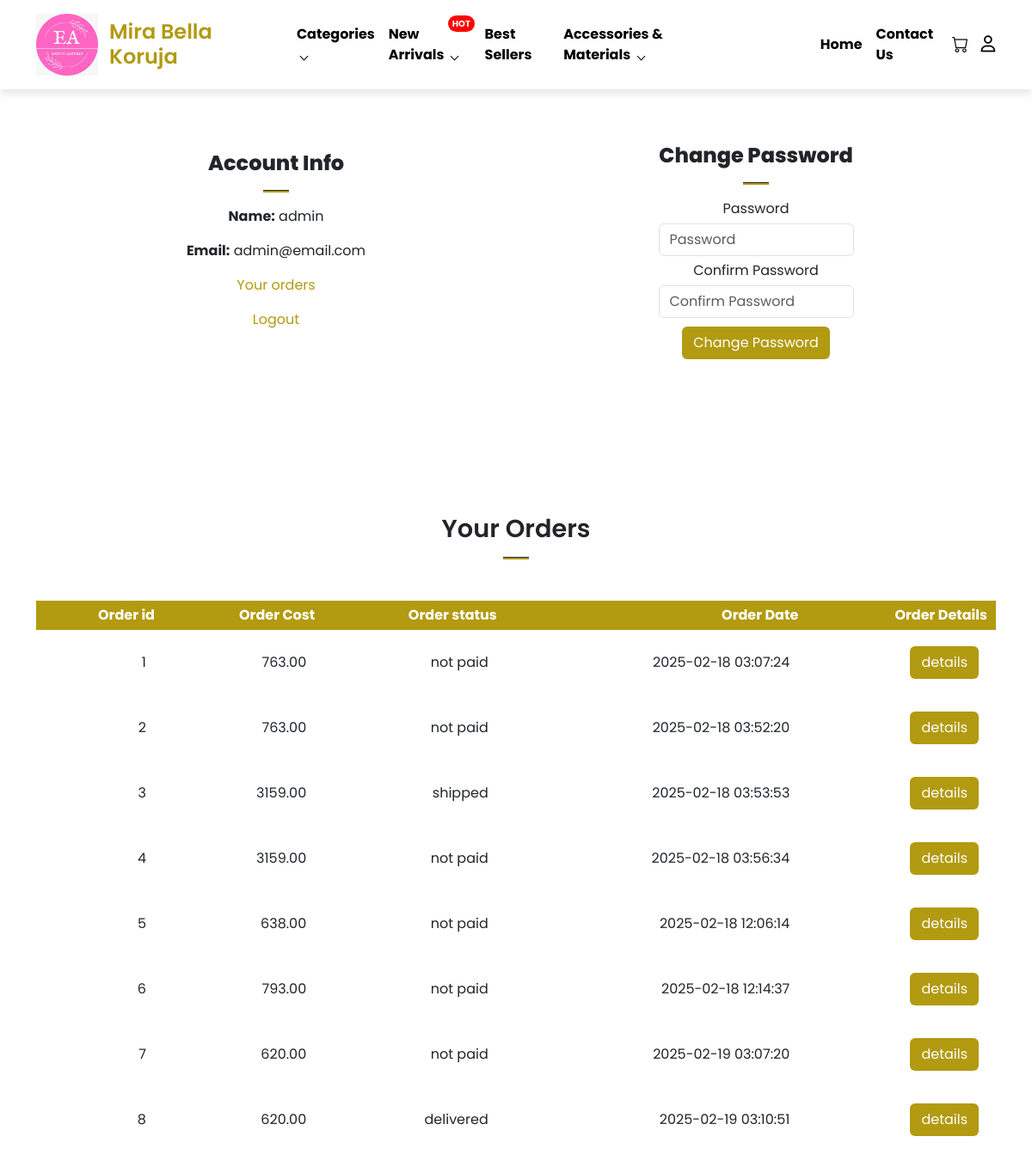
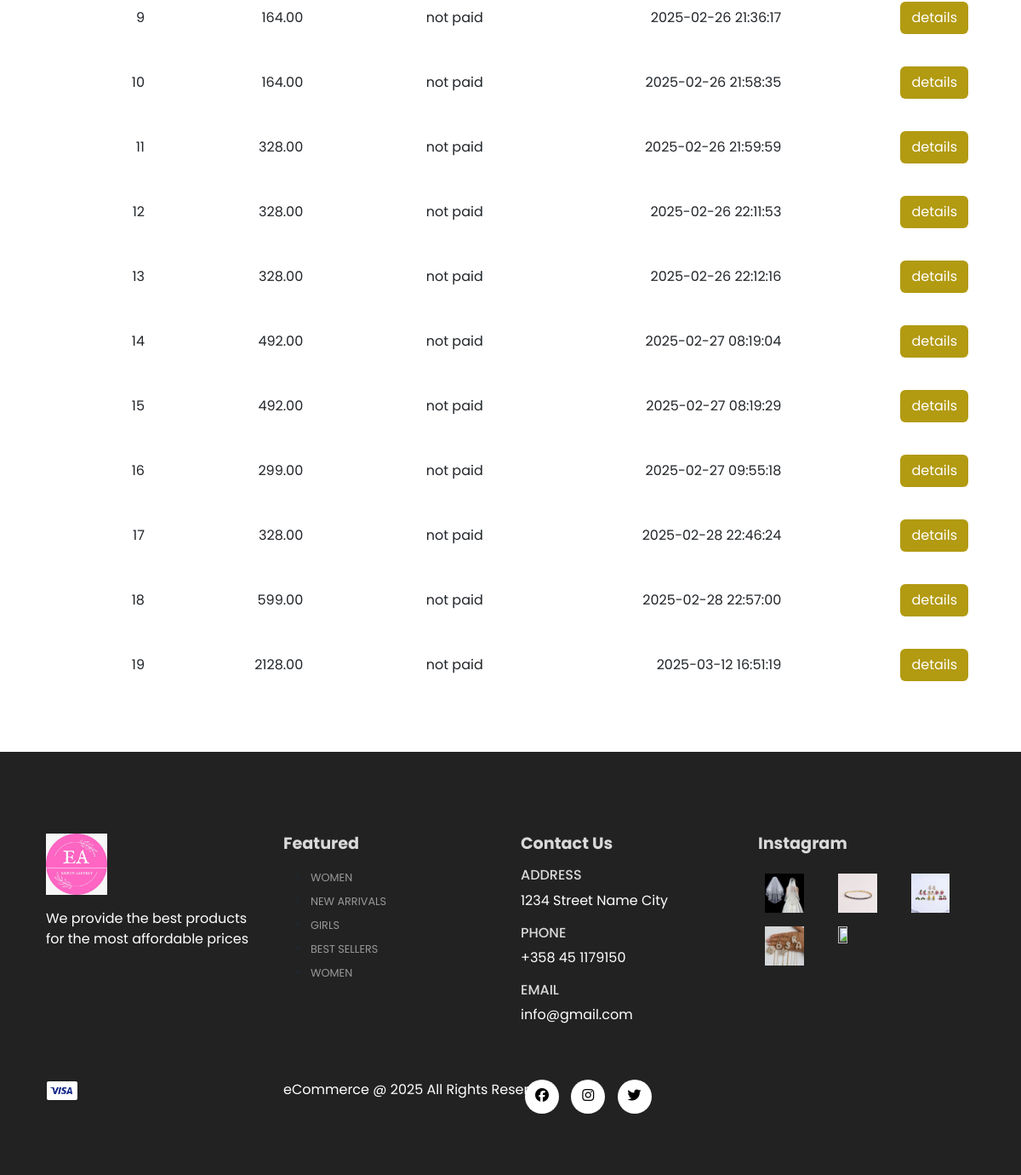
/account.php (signed in), run on the app's committed database (2 pictures, top to bottom).
### tables this page shows
CREATE TABLE `orders` (
  `order_id` int(11) NOT NULL,
  `order_cost` decimal(6,2) NOT NULL,
  `order_status` varchar(100) NOT NULL DEFAULT 'on_hold',
  `user_id` int(11) NOT NULL,
  `user_phone` int(11) NOT NULL,
  `user_city` varchar(255) NOT NULL,
  `user_address` varchar(255) NOT NULL,
  `order_date` datetime NOT NULL DEFAULT current_timestamp()
);

### account.php (the view, shortened to what this page needs)
<?php
  include('server/connection.php');
   if(isset($_SESSION['logged_in'])){
       $user_id = $_SESSION['user_id'];
        $stmt = $conn->prepare("SELECT * FROM orders WHERE user_id=? ");
        $stmt->bind_param('i',  $user_id  );
        $stmt->execute();
        $orders = $stmt->get_result();
   }
?>
<?php include('layouts/header.php')?>
    <section class="my-5 py-5">
       <div class="row container mx-auto">
           <div class="text-center mt-3 pt-5 col-lg-6 col-md-12 col-sm-12">
           <h3 class="font-weight-bold">Account Info</h3>
            <hr class="mx-auto">
            <div class="account-info">
                <p> <strong>Name:</strong>  <span><?php if(isset($_SESSION['user_name'])) {echo $_SESSION['user_name'];}?></span></p>
                <p><strong>Email:</strong>  <span><?php if(isset($_SESSION['user_email'])) {echo $_SESSION['user_email'];}?></span></p>
                <p><a href="#orders" id="orders-btn">Your orders</a></p>
                <p><a href="account.php?logout=1" id="logout-btn">Logout</a></p>
            </div>
           </div>
           <div class="col-lg-6 col-md-12 col-sm-12">
              <form method="POST" action="account.php" id="account-form">
                <h3>Change Password</h3>
                <hr class="mx-auto">
                <div class="form-group">
                    <label for="">Password</label>
                    <input type="password" class="form-control" id="account-password" name="password" placeholder="Password">
                </div>
                <div class="form-group">
                    <label for="">Confirm Password</label>
                    <input type="password" class="form-control" id="account-password-confirm" name="confirmPassword" placeholder="Confirm Password">
                </div>
                <div class="form-group">
                    <input type="submit" name="change_password" value="Change Password" class="btn" id="change-pass-btn">
                </div>
              </form>
           </div>
       </div>
    </section>
  <section id="orders" class="orders container my-5 py-3">
    <div class="container mt-2">
        <h2 class="font-weight-bold text-center">Your Orders</h2>
        <hr class="mx-auto">
    </div>
    <table class="mt-5 pt-5">
        <tr>
            <th>Order id</th>
            <th>Order Cost</th>
            <th>Order status</th>
            <th>Order Date</th>
            <th>Order Details</th>
        </tr>
        <?php while($row = $orders->fetch_assoc()){ ?>
            <tr>
                <td>
                    <span>
                        <p class="mt-3"><?php echo $row['order_id'];?></p>
                    </span>
                </td>
                <td>
                    <span>
                        <p class="mt-3"><?php echo $row['order_cost'];?></p>
                    </span>
                </td>
                <td>
                    <span>
                        <p class="mt-3"><?php echo $row['order_status'];?></p>
                    </span>
                </td>
                <td>
                    <span>
                        <p class="mt-3"><?php echo $row['order_date'];?></p>
                    </span>
                </td>
                <td>
                    <form method="POST" action="order_details.php">
                        <input class="btn order-details-btn" type="submit" name="order_details_btn" value="details">
                     </form>
                </td>
            </tr>
        <?php } ?>
    </table>
  </section>
<?php include('layouts/footer.php')?>

### assets/css/style.css (style rules this page uses)
:root { --background-color: #1d1d1d; --background-light: #fff; --shadow-color: 0 5px 10px rgba(0,0,0,0.1); --primary-color: rgb(38, 0, 255); --text-color: rgb(178, 154, 17); --text-color-orange: #fb774b; --text-light: #D8D9D8; --font-size: 16px; --animation-speed: 1; }
* { margin: 0; padding: 0; box-sizing: border-box; }
body { font-family:'Poppins', sans-serif ; }
h2 { font-size: 1.8rem; font-weight: 600; }
h3 { font-size: 1.5rem; font-weight: 800; }
hr { width: 30px; height: 3px !important; opacity: 1 !important; background-color:var(--text-color); }
#account-form { width: 50%; margin: 35px auto; text-align: center; padding: 20px; }
#account-form input { margin: 5px auto; }
#account-form #change-pass-btn { color: var(--background-light); background-color: var(--text-color); }
.account-info #orders-btn, #logout-btn { color: var(--text-color); text-decoration: none; }
#orders { padding-bottom: 8rem; }
.orders table { width: 100%; border-collapse: collapse; }
.orders th { padding: 5px 10px; color: var(--background-light); background-color: var(--text-color); text-align: right; }
.orders td { padding: 10px 20px ; text-align:end; }
.orders .order-details-btn { color: var(--background-light); background-color: var(--text-color); }

### assets/css/cart.css (style rules this page uses)
:root { --background-color: #1d1d1d; --background-light: #fff; --shadow-color: 0 5px 10px rgba(0,0,0,0.1); --primary-color: rgb(38, 0, 255); --text-color: rgb(178, 154, 17); --text-color-orange: #fb774b; --text-light: #D8D9D8; --font-size: 16px; --animation-speed: 1; }
body { overflow-x: hidden; }
td:last-child { text-align: right; }
th:last-child { text-align: right; }

### assets/css/single-product.css (style rules this page uses)
:root { --background-color: #1d1d1d; --background-light: #fff; --shadow-color: 0 5px 10px rgba(0,0,0,0.1); --primary-color: rgb(38, 0, 255); --text-color: rgb(178, 154, 17); --text-color-orange: #fb774b; --text-light: #D8D9D8; --font-size: 16px; --animation-speed: 1; }

### data on the page
orders: order_id "1", order_cost "763.00", order_status "not paid", order_date "2025-02-18 03:07:24"
orders: order_id "2", order_cost "763.00", order_status "not paid", order_date "2025-02-18 03:52:20"
orders: order_id "3", order_cost "3159.00", order_status "shipped", order_date "2025-02-18 03:53:53"
orders: order_id "4", order_cost "3159.00", order_status "not paid", order_date "2025-02-18 03:56:34"
orders: order_id "5", order_cost "638.00", order_status "not paid", order_date "2025-02-18 12:06:14"
orders: order_id "6", order_cost "793.00", order_status "not paid", order_date "2025-02-18 12:14:37"
orders: order_id "7", order_cost "620.00", order_status "not paid", order_date "2025-02-19 03:07:20"
orders: order_id "8", order_cost "620.00", order_status "delivered", order_date "2025-02-19 03:10:51"
orders: order_id "9", order_cost "164.00", order_status "not paid", order_date "2025-02-26 21:36:17"
orders: order_id "10", order_cost "164.00", order_status "not paid", order_date "2025-02-26 21:58:35"
orders: order_id "11", order_cost "328.00", order_status "not paid", order_date "2025-02-26 21:59:59"
orders: order_id "12", order_cost "328.00", order_status "not paid", order_date "2025-02-26 22:11:53"
orders: order_id "13", order_cost "328.00", order_status "not paid", order_date "2025-02-26 22:12:16"
orders: order_id "14", order_cost "492.00", order_status "not paid", order_date "2025-02-27 08:19:04"
orders: order_id "15", order_cost "492.00", order_status "not paid", order_date "2025-02-27 08:19:29"
orders: order_id "16", order_cost "299.00", order_status "not paid", order_date "2025-02-27 09:55:18"
orders: order_id "17", order_cost "328.00", order_status "not paid", order_date "2025-02-28 22:46:24"
orders: order_id "18", order_cost "599.00", order_status "not paid", order_date "2025-02-28 22:57:00"
orders: order_id "19", order_cost "2128.00", order_status "not paid", order_date "2025-03-12 16:51:19"

### other printed values
$_SESSION['user_name'] "admin"
$_SESSION['user_email'] "admin@email.com"
